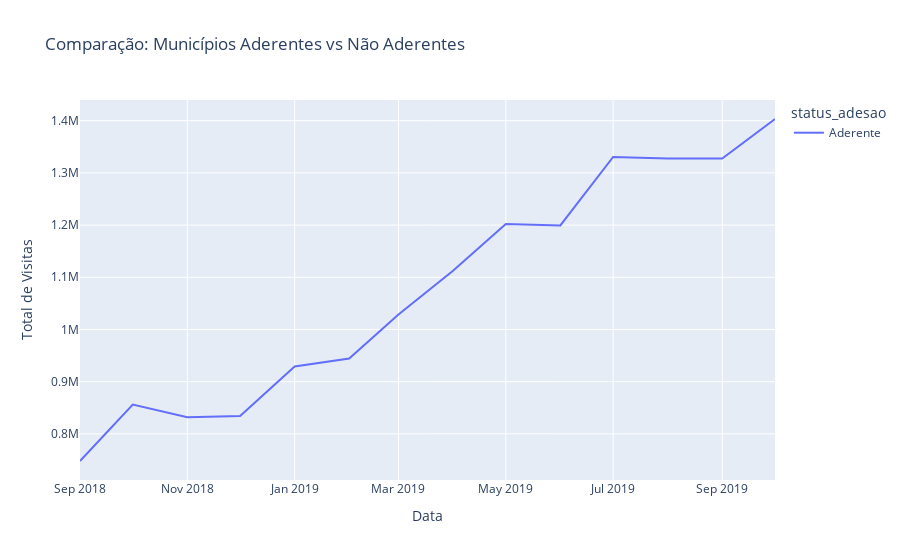

Write notebook code for a chart like this one.
### Code cell
df_analise = pd.merge(
    df_pcf,
    df_municipios[['codigo_ibge', 'anomes_s', 'municipios_adesao_pcf_i']],
    on=['codigo_ibge', 'anomes_s'],
    how='left'
)

# Análise de adesão
df_adesao = df_analise.groupby(['data', 'municipios_adesao_pcf_i'])['total_visitas'].sum().reset_index()
df_adesao['status_adesao'] = df_adesao['municipios_adesao_pcf_i'].map({
    1.0: 'Aderente',
    0.0: 'Não Aderente'
}).fillna('Sem informação')

fig = px.line(df_adesao[df_adesao['status_adesao'] != 'Sem informação'], 
              x='data', y='total_visitas', color='status_adesao',
              title='Comparação: Municípios Aderentes vs Não Aderentes',
              labels={'total_visitas': 'Total de Visitas', 'data': 'Data'})
fig.show()

### Figure 1 — Plotly figure (JSON) as saved in the notebook; plotly's stock layout.template omitted (floating-point values rounded to 4 significant figures)
{"data": [{"hovertemplate": "status_adesao=Aderente<br>Data=%{x}<br>Total de Visitas=%{y}<extra></extra>", "legendgroup": "Aderente", "line": {"color": "#636efa", "dash": "solid"}, "marker": {"symbol": "circle"}, "mode": "lines", "name": "Aderente", "orientation": "v", "showlegend": true, "type": "scatter", "x": ["2018-09-01T00:00:00.000000000", "2018-10-01T00:00:00.000000000", "2018-11-01T00:00:00.000000000", "2018-12-01T00:00:00.000000000", "2019-01-01T00:00:00.000000000", "2019-02-01T00:00:00.000000000", "2019-03-01T00:00:00.000000000", "2019-04-01T00:00:00.000000000", "2019-05-01T00:00:00.000000000", "2019-06-01T00:00:00.000000000", "2019-07-01T00:00:00.000000000", "2019-08-01T00:00:00.000000000", "2019-09-01T00:00:00.000000000", "2019-10-01T00:00:00.000000000"], "xaxis": "x", "y": [748021, 856291, 832017, 834151, 928965, 944330, 1028887, 1112663, 1202117, 1199384, 1330627, 1327576, 1327656, 1403260], "yaxis": "y"}], "layout": {"legend": {"title": {"text": "status_adesao"}, "tracegroupgap": 0}, "title": {"text": "Comparação: Municípios Aderentes vs Não Aderentes"}, "xaxis": {"anchor": "y", "domain": [0, 1], "title": {"text": "Data"}}, "yaxis": {"anchor": "x", "domain": [0, 1], "title": {"text": "Total de Visitas"}}}}
